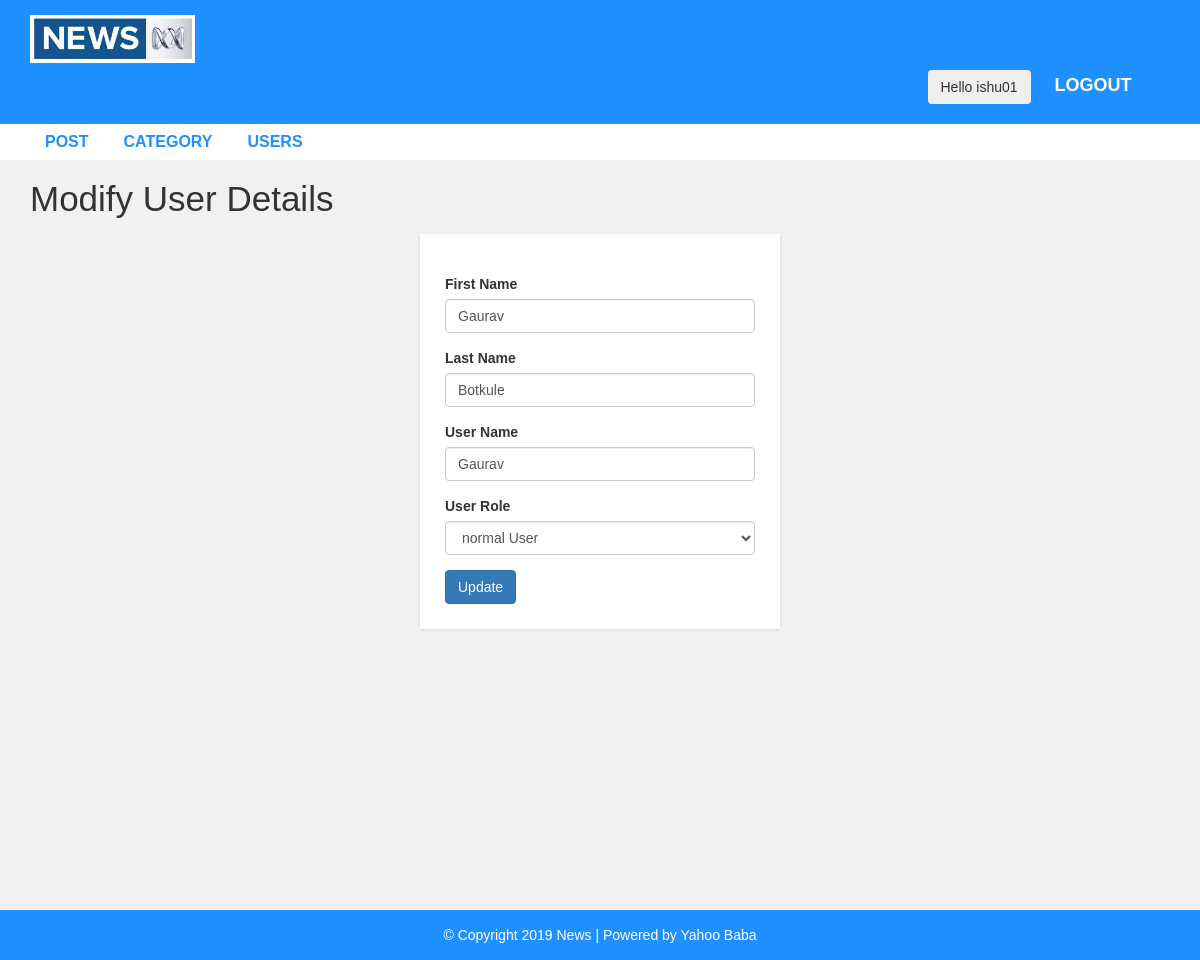
Screenshot of /admin/update-user.php?id=34 (signed in) with the database file from the repository.
### tables this page shows
CREATE TABLE `user` (
  `user_id` int(10) UNSIGNED NOT NULL,
  `first_name` varchar(30) NOT NULL,
  `last_name` varchar(30) NOT NULL,
  `username` varchar(30) DEFAULT NULL,
  `password` varchar(40) DEFAULT NULL,
  `role` int(11) NOT NULL
);

### admin/update-user.php (the view, shortened to what this page needs)
<?php include "header.php";
?>
<div id="admin-content">
    <div class="container">
        <div class="row">
            <div class="col-md-12">
                <h1 class="admin-heading">Modify User Details</h1>
            </div>
            <?php
            include "config.php";
            $user_id = $_GET['id'];
            $sql = "SELECT * FROM user WHERE user_id = {$user_id}";
            $result = mysqli_query($conn, $sql) or die("Query Failed");
            if (mysqli_num_rows($result) > 0) {
                while ($row = mysqli_fetch_assoc($result)) {
            ?>
                    <div class="col-md-offset-4 col-md-4">
                        <form action="<?php $_SERVER['PHP_SELF']; ?>" method="POST">
                            <div class="form-group">
                                <label>First Name</label>
                                <input type="text" name="fname" class="form-control" value="<?php echo $row['first_name'] ?>" placeholder="" required>
                            </div>
                            <div class="form-group">
                                <label>Last Name</label>
                                <input type="text" name="lname" class="form-control" value="<?php echo $row['last_name'] ?>" placeholder="" required>
                            </div>
                            <div class="form-group">
                                <label>User Name</label>
                                <input type="text" name="username" class="form-control" value="<?php echo $row['username'] ?>" placeholder="" required>
                            </div>
                            <div class="form-group">
                                <label>User Role</label>
                                <select class="form-control" value="<?php echo $row['role'] ?>" name="role" value="<?php echo $row['role']; ?>">
                                    <?php
                                    if ($row['role'] == 1) {
                                        echo '<option value="0">normal User</option>
                                        <option value="1" selected>Admin</option>';
                                    } else {
                                        echo '<option value="0" selected>normal User</option>
                                        <option value="1" >Admin</option>';
                                    }
                                    ?>
                                </select>
                            </div>
                            <input type="submit" name="submit" class="btn btn-primary" value="Update" required />
                        </form>
                <?php
                }
            } ?>
                    </div>
        </div>
    </div>
</div>
<?php include "footer.php"; ?>

### css/style.css (style rules this page uses)
body { background: #f1f1f1; font-family: sans-serif,arial,Helvetica; }
#admin-content { padding: 20px 0; min-height: 750px; }
#admin-content .admin-heading { font-size: 35px; margin: 0 0 15px; }
form { background: #fff; padding: 25px; box-shadow:0 1px 3px rgba(0, 0, 0, 0.13); }

### rows the page displays
user: fname "Gaurav", lname "Botkule", username "Gaurav", role "normal User"

### other values shown
$_SESSION['username'] "ishu01"
